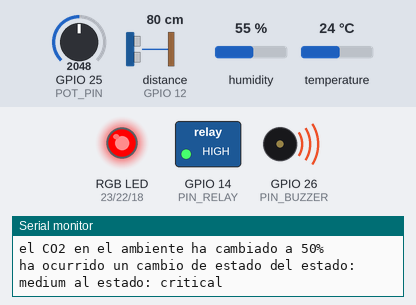
This sketch was run on a simulated ESP32. Shown: switched loads named in the sketch (green lamp = pin HIGH), an RGB LED mixed from three pins (HIGH = lit), buzzer (waves = sounding, pin HIGH), the last lines printed to the serial monitor. Wiring (from diagram.json): ultrasonic range finder: trigger GPIO 13; echo GPIO 12. Inputs (shaded band) come from the test bench; at power-on: GPIO 25 (POT_PIN) = 2048, humidity 55 %, distance to the obstacle (sensor on GPIO 12) 80 cm, temperature 24 °C. The echo pulse lasts 58.3 µs per cm; pins used as bus, display or sensor lines are not drawn.

Above: at 1.2 s.
1.3 s: GPIO 25 (POT_PIN) set to 255
2.8 s: GPIO 25 (POT_PIN) set to 227
At 3.9 s:
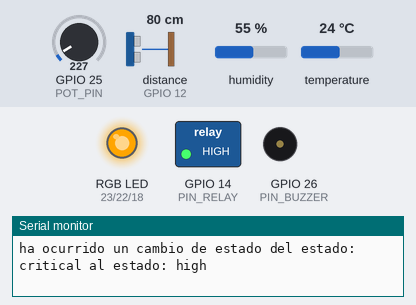
4.3 s: GPIO 25 (POT_PIN) set to 129
5.8 s: GPIO 25 (POT_PIN) set to 111
At 7.0 s:
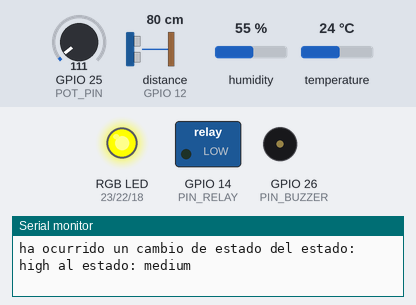
7.3 s: humidity set to 59 %
8.8 s: humidity set to 62 %
At 9.9 s:
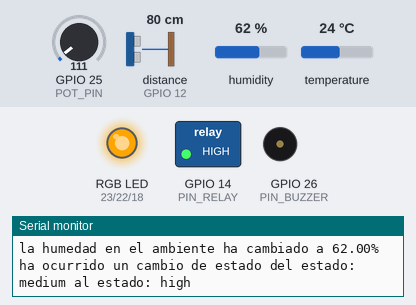
Timing chart, 0 to 11.3 s (numbered marks = the images above; inputs shaded):
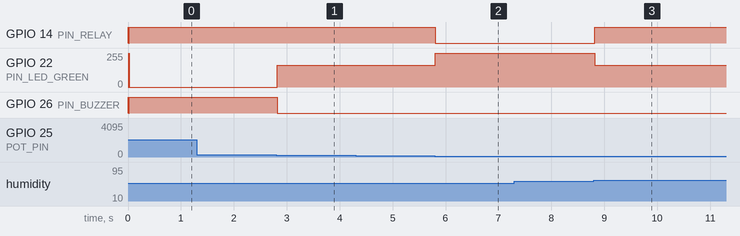

The sketch:

sensors.ino
```cpp
#define PIN_TRIGGER_ULTRASONIDO 13
#define PIN_ECHO_ULTRASONIDO 12
#define PIN_DHT 32
#define POT_PIN 25

DHTesp dht;

TempAndHumidity readDHT() {
  return dht.getTempAndHumidity();
}

long readUltrasonicDistance()
{
  pinMode(PIN_TRIGGER_ULTRASONIDO, OUTPUT);
  digitalWrite(PIN_TRIGGER_ULTRASONIDO, LOW);
  //delayMicroseconds(2);
  digitalWrite(PIN_TRIGGER_ULTRASONIDO, HIGH);
  //delayMicroseconds(10);
  digitalWrite(PIN_TRIGGER_ULTRASONIDO, LOW);
  pinMode(PIN_ECHO_ULTRASONIDO, INPUT);
  long distance = pulseIn(PIN_ECHO_ULTRASONIDO, HIGH);
  return distance * 0.017;
}

int readPotentiometerData() {
  int auxPpmValue = analogRead(POT_PIN);
  return map(auxPpmValue, 0, 4095, 0, 100);
}

void initSensors() {
  pinMode(PIN_TRIGGER_ULTRASONIDO, OUTPUT);
  pinMode(PIN_ECHO_ULTRASONIDO, INPUT);
  pinMode(POT_PIN, INPUT);
  dht.setup(PIN_DHT, DHTesp::DHT22);
}
```

actuators.ino
```cpp
#define PIN_BUZZER 26
#define PIN_LED_RED 23
#define PIN_LED_BLUE 18
#define PIN_LED_GREEN 22
#define PIN_RELAY 14

void turnOnBuzzer() {
  digitalWrite(PIN_BUZZER, HIGH);
}

void turnOffBuzzer() {
  digitalWrite(PIN_BUZZER, LOW);
}

void setColorLed(int red, int green, int blue) {
  analogWrite(PIN_LED_RED, red);
  analogWrite(PIN_LED_GREEN, green);
  analogWrite(PIN_LED_BLUE, blue);
}

void setColorLedRed() {
  setColorLed(255,0,0);
}
void setColorLedOrange() {
  setColorLed(255,165,0);
}
void setColorLedYellow() {
  setColorLed(255,255,0);
}
void setColorLedGreen() {
  setColorLed(0,255,0);
}

void turnOnRelay(){
  digitalWrite(PIN_RELAY, HIGH);
}

void turnOffRelay(){
  digitalWrite(PIN_RELAY, LOW);
}

void initActuators() {
  pinMode(PIN_BUZZER, OUTPUT);
  pinMode(PIN_LED_RED, OUTPUT);
  pinMode(PIN_LED_BLUE, OUTPUT);
  pinMode(PIN_LED_GREEN, OUTPUT);
  pinMode(PIN_RELAY, OUTPUT);
}
```

sketch.ino
```cpp
#include "DHTesp.h"

typedef int STATE_VALUES;
const STATE_VALUES TEMP_HIGH = 35;
const STATE_VALUES CO2_HIGH = 5;
const STATE_VALUES MIN_HUM_HIGH = 20;
const STATE_VALUES MAX_HUM_HIGH = 70;

const STATE_VALUES TEMP_MID = 27;
const STATE_VALUES CO2_MID = 2;
const STATE_VALUES MIN_HUM_MID = 30;
const STATE_VALUES MAX_HUM_MID = 60;

const STATE_VALUES TEMP_LOW = 24;
const STATE_VALUES CO2_LOW = 1;
const STATE_VALUES MIN_HUM_LOW = 35;
const STATE_VALUES MAX_HUM_LOW = 50;
const STATE_VALUES DIST_LOW = 5;

typedef int STATE;
const STATE INIT_STATE = 0;
const STATE L_STATE = 1;
const STATE M_STATE = 2;
const STATE H_STATE = 3;
const STATE C_STATE = 4;
const int MAX_STATES = 5;

typedef int EVENT;
const EVENT INIT_EVENT = 0;
const EVENT L_EVENT = 1;
const EVENT M_EVENT = 2;
const EVENT H_EVENT = 3;
const EVENT C_EVENT = 4;
const EVENT CO2_C_EVENT = 5;
const EVENT CO2_H_EVENT = 6;
const EVENT CO2_M_EVENT = 7;
const EVENT CO2_L_EVENT = 8;
const EVENT DIST_M_EVENT = 9;
const EVENT DIST_L_EVENT = 10;
const EVENT MIN_HUM_C_EVENT = 11;
const EVENT MAX_HUM_C_EVENT = 12;
const EVENT MIN_HUM_H_EVENT = 13;
const EVENT MAX_HUM_H_EVENT = 14;
const EVENT MIN_HUM_M_EVENT = 15;
const EVENT MAX_HUM_M_EVENT = 16;
const EVENT MAX_HUM_L_EVENT = 17;
const EVENT TEMP_C_EVENT = 18;
const EVENT TEMP_H_EVENT = 19;
const EVENT TEMP_M_EVENT = 20;
const EVENT TEMP_L_EVENT = 21;
const int MAX_EVENTS = 22;

typedef int EVENTS_GROUPS;
const EVENTS_GROUPS SENSORS_EVENTS = 0;
const EVENTS_GROUPS EMBED_EVENTS = 1;
const int EVENTS_GROUPS_COUNT = 2;

typedef int SENSOR;
const SENSOR CO2_SENSOR = 0;
const SENSOR DIST_SENSOR = 1;
const SENSOR HUM_SENSOR = 2;
const SENSOR TEMP_SENSOR = 3;
const int SENSORS_COUNT = 4;

STATE currentState = INIT_STATE;
STATE nextState = INIT_STATE;
SENSOR currentSensor = CO2_SENSOR;
EVENTS_GROUPS currentEventGroup = SENSORS_EVENTS;
long DIST_VALUE = 0;
float TEMP_VALUE = 0;
float HUM_VALUE = 0;
long CO2_VALUE = 0;

typedef void (*transition)();
void low()
{
  setColorLedGreen();
  turnOffBuzzer();
  turnOffRelay();
  ntfyState();
}
void mid()
{
  setColorLedYellow();
  turnOffBuzzer();
  turnOffRelay();
  ntfyState();
}
void high()
{
  setColorLedOrange();
  turnOffBuzzer();
  turnOnRelay();
  ntfyState();
}
void crit()
{
  setColorLedRed();
  turnOnBuzzer();
  turnOnRelay();
  ntfyState();
}
void none() {}

STATE state_table_next_state[MAX_EVENTS][MAX_STATES] = {
  {L_STATE, L_STATE, M_STATE, H_STATE, C_STATE}, // INIT_EVENT
  {L_STATE, L_STATE, L_STATE, L_STATE, L_STATE}, // L_EVENT
  {M_STATE, M_STATE, M_STATE, M_STATE, M_STATE}, // M_EVENT
  {H_STATE, H_STATE, H_STATE, H_STATE, H_STATE}, // H_EVENT
  {C_STATE, C_STATE, C_STATE, C_STATE, C_STATE}, // C_EVENT
  {L_STATE, L_STATE, M_STATE, H_STATE, C_STATE}, // CO2_C_EVENT
  {L_STATE, L_STATE, M_STATE, H_STATE, C_STATE}, // CO2_H_EVENT
  {L_STATE, L_STATE, M_STATE, H_STATE, C_STATE}, // CO2_M_EVENT
  {L_STATE, L_STATE, M_STATE, H_STATE, C_STATE}, // CO2_L_EVENT
  {L_STATE, L_STATE, M_STATE, H_STATE, C_STATE}, // DIST_M_EVENT
  {L_STATE, L_STATE, M_STATE, H_STATE, C_STATE}, // DIST_L_EVENT
  {L_STATE, L_STATE, M_STATE, H_STATE, C_STATE}, // MIN_HUM_C_EVENT
  {L_STATE, L_STATE, M_STATE, H_STATE, C_STATE}, // MAX_HUM_C_EVENT
  {L_STATE, L_STATE, M_STATE, H_STATE, C_STATE}, // MIN_HUM_H_EVENT
  {L_STATE, L_STATE, M_STATE, H_STATE, C_STATE}, // MAX_HUM_H_EVENT
  {L_STATE, L_STATE, M_STATE, H_STATE, C_STATE}, // MIN_HUM_M_EVENT
  {L_STATE, L_STATE, M_STATE, H_STATE, C_STATE}, // MAX_HUM_M_EVENT
  {L_STATE, L_STATE, M_STATE, H_STATE, C_STATE}, // MAX_HUM_L_EVENT
  {L_STATE, L_STATE, M_STATE, H_STATE, C_STATE}, // TEMP_C_EVENT
  {L_STATE, L_STATE, M_STATE, H_STATE, C_STATE}, // TEMP_H_EVENT
  {L_STATE, L_STATE, M_STATE, H_STATE, C_STATE}, // TEMP_M_EVENT
  {L_STATE, L_STATE, M_STATE, H_STATE, C_STATE}, // TEMP_L_EVENT
  // INIT_STATE, L_STATE, M_STATE, H_STATE, C_STATE
};

transition state_table_actions[MAX_EVENTS][MAX_STATES] = {
  {low, none, none, none, none}, // INIT_EVENT
  {low, none, low, low, low}, // L_EVENT
  {mid, mid, none, mid, mid}, // M_EVENT
  {high, high, high, none, high}, // H_EVENT
  {crit, crit, crit, crit, none}, // C_EVENT
  {ntfySensor, ntfySensor, ntfySensor, ntfySensor, none}, // CO2_C_EVENT
  {ntfySensor, ntfySensor, ntfySensor, none, none}, // CO2_H_EVENT
  {ntfySensor, ntfySensor, none, none, none}, // CO2_M_EVENT
  {ntfySensor, none, none, none, none}, // CO2_L_EVENT
  {ntfySensor, ntfySensor, none, none, none}, // DIST_M_EVENT
  {ntfySensor, none, none, none, none}, // DIST_L_EVENT
  {ntfySensor, ntfySensor, ntfySensor, ntfySensor, none}, // MIN_HUM_C_EVENT
  {ntfySensor, ntfySensor, ntfySensor, ntfySensor, none}, // MAX_HUM_C_EVENT
  {ntfySensor, ntfySensor, ntfySensor, none, none}, // MIN_HUM_H_EVENT
  {ntfySensor, ntfySensor, ntfySensor, none, none}, // MAX_HUM_H_EVENT
  {ntfySensor, ntfySensor, none, none, none}, // MIN_HUM_M_EVENT
  {ntfySensor, ntfySensor, none, none, none}, // MAX_HUM_M_EVENT
  {ntfySensor, none, none, none, none}, // MAX_HUM_L_EVENT
  {ntfySensor, ntfySensor, ntfySensor, ntfySensor, none}, // TEMP_C_EVENT
  {ntfySensor, ntfySensor, ntfySensor, none, none}, // TEMP_H_EVENT
  {ntfySensor, ntfySensor, none, none, none}, // TEMP_M_EVENT
  {ntfySensor, none, none, none, none}, // TEMP_L_EVENT
  // INIT_STATE, L_STATE, M_STATE, H_STATE, C_STATE
};

void ntfyState()
{
  Serial.println("ha ocurrido un cambio de estado del estado: " + getStateName(currentState) + " al estado: " + getStateName(nextState));
}
void ntfySensor()
{
  switch (currentSensor)
  {
    case CO2_SENSOR:
      Serial.println("el CO2 en el ambiente ha cambiado a " + String(CO2_VALUE) + "%");
      break;
    case DIST_SENSOR:
      Serial.println(String("la puerta ha sido ") + (DIST_VALUE > DIST_LOW ? "abierta" : "cerrada"));
      break;
    case HUM_SENSOR:
      Serial.println("la humedad en el ambiente ha cambiado a " + String(HUM_VALUE) + "%");
      break;
    case TEMP_SENSOR:
      Serial.println("la temperatura en el ambiente ha cambiado a " + String(TEMP_VALUE) + "°c");
      break;
  }
}

void readSensors()
{
  currentSensor++;
  currentSensor = currentSensor % SENSORS_COUNT;
  TempAndHumidity dataDTH;

  switch (currentSensor)
  {
    case CO2_SENSOR:
      CO2_VALUE = readPotentiometerData();
      break;
    case DIST_SENSOR:
      DIST_VALUE = readUltrasonicDistance();
      break;
    case HUM_SENSOR:
      dataDTH = readDHT();
      HUM_VALUE = dataDTH.humidity;
      break;
    case TEMP_SENSOR:
      dataDTH = readDHT();
      TEMP_VALUE = dataDTH.temperature;
      break;
  }
}

EVENT getSensorsEvent()
{
  switch (currentSensor)
  {
    case CO2_SENSOR:
      if (CO2_VALUE > CO2_HIGH)
        return CO2_C_EVENT;
      if (CO2_VALUE > CO2_MID)
        return CO2_H_EVENT;
      if (CO2_VALUE > CO2_LOW)
        return CO2_M_EVENT;
      return CO2_L_EVENT;

    case DIST_SENSOR:
      if (DIST_VALUE > DIST_LOW)
        return DIST_M_EVENT;
      return DIST_L_EVENT;

    case HUM_SENSOR:
      if (HUM_VALUE < MIN_HUM_HIGH)
        return MIN_HUM_C_EVENT;
      if (HUM_VALUE > MAX_HUM_HIGH)
        return MAX_HUM_C_EVENT;
      if (HUM_VALUE < MIN_HUM_MID)
        return MIN_HUM_H_EVENT;
      if (HUM_VALUE > MAX_HUM_MID)
        return MAX_HUM_H_EVENT;
      if (HUM_VALUE < MIN_HUM_LOW)
        return MIN_HUM_M_EVENT;
      if (HUM_VALUE > MAX_HUM_LOW)
        return MAX_HUM_M_EVENT;
      return MAX_HUM_L_EVENT;

    case TEMP_SENSOR:
      if (TEMP_VALUE > TEMP_HIGH)
        return TEMP_C_EVENT;
      if (TEMP_VALUE > TEMP_MID)
        return TEMP_H_EVENT;
      if (TEMP_VALUE > TEMP_LOW)
        return TEMP_M_EVENT;
      return TEMP_L_EVENT;
  }
}

EVENT getEmbedEvent()
{
  if ((TEMP_VALUE > TEMP_HIGH) || (CO2_VALUE > CO2_HIGH) || (HUM_VALUE < MIN_HUM_HIGH) || (HUM_VALUE > MAX_HUM_HIGH))
    return C_EVENT;
  if ((TEMP_VALUE > TEMP_MID) || (CO2_VALUE > CO2_MID) || (HUM_VALUE < MIN_HUM_MID) || (HUM_VALUE > MAX_HUM_MID))
    return H_EVENT;
  if ((TEMP_VALUE > TEMP_LOW) || (CO2_VALUE > CO2_LOW) || (HUM_VALUE < MIN_HUM_LOW) || (HUM_VALUE > MAX_HUM_LOW) || (DIST_VALUE > DIST_LOW))
    return M_EVENT;
  return L_EVENT;
}

EVENT getEvent()
{
  currentEventGroup++;
  currentEventGroup = currentEventGroup % EVENTS_GROUPS_COUNT;
  switch (currentEventGroup)
  {
    case SENSORS_EVENTS:
      readSensors();
      return getSensorsEvent();
    case EMBED_EVENTS:
      return getEmbedEvent();
  }
}

String getStateName(int state)
{
  switch (state)
  {
    case INIT_STATE:
      return "inicial";
    case L_STATE:
      return "low";
    case M_STATE:
      return "medium";
    case H_STATE:
      return "high";
    case C_STATE:
      return "critical";
  }
}

void setup()
{
  Serial.begin(115200);
  initSensors();
  initActuators();
}

void loop()
{
  EVENT event = getEvent();
  nextState = state_table_next_state[event][currentState];
  transition action = state_table_actions[event][currentState];
  action();
  currentState = nextState;
}
```

Measured:
- the behaviour switches between 246 and 245 on GPIO 25 (POT_PIN) (found by bisection; images 0 and 1)
- the behaviour switches between 123 and 122 on GPIO 25 (POT_PIN) (found by bisection; images 1 and 2)
- the behaviour switches between 60 and 61 % on humidity (found by bisection; images 2 and 3)
- after the input at 1.3 s, every drawn part: stays the same
- after the input at 2.8 s, GPIO 22 (PIN_LED_GREEN): 0/255 → 165/255 at once; GPIO 26 (PIN_BUZZER): HIGH → LOW at once
- after the input at 4.3 s, every drawn part: stays the same
- after the input at 5.8 s, GPIO 14 (PIN_RELAY): HIGH → LOW at once; GPIO 22 (PIN_LED_GREEN): 165/255 → 255/255 at once
- after the input at 7.3 s, every drawn part: stays the same
- after the input at 8.8 s, GPIO 14 (PIN_RELAY): LOW → HIGH at once; GPIO 22 (PIN_LED_GREEN): 255/255 → 165/255 at once
